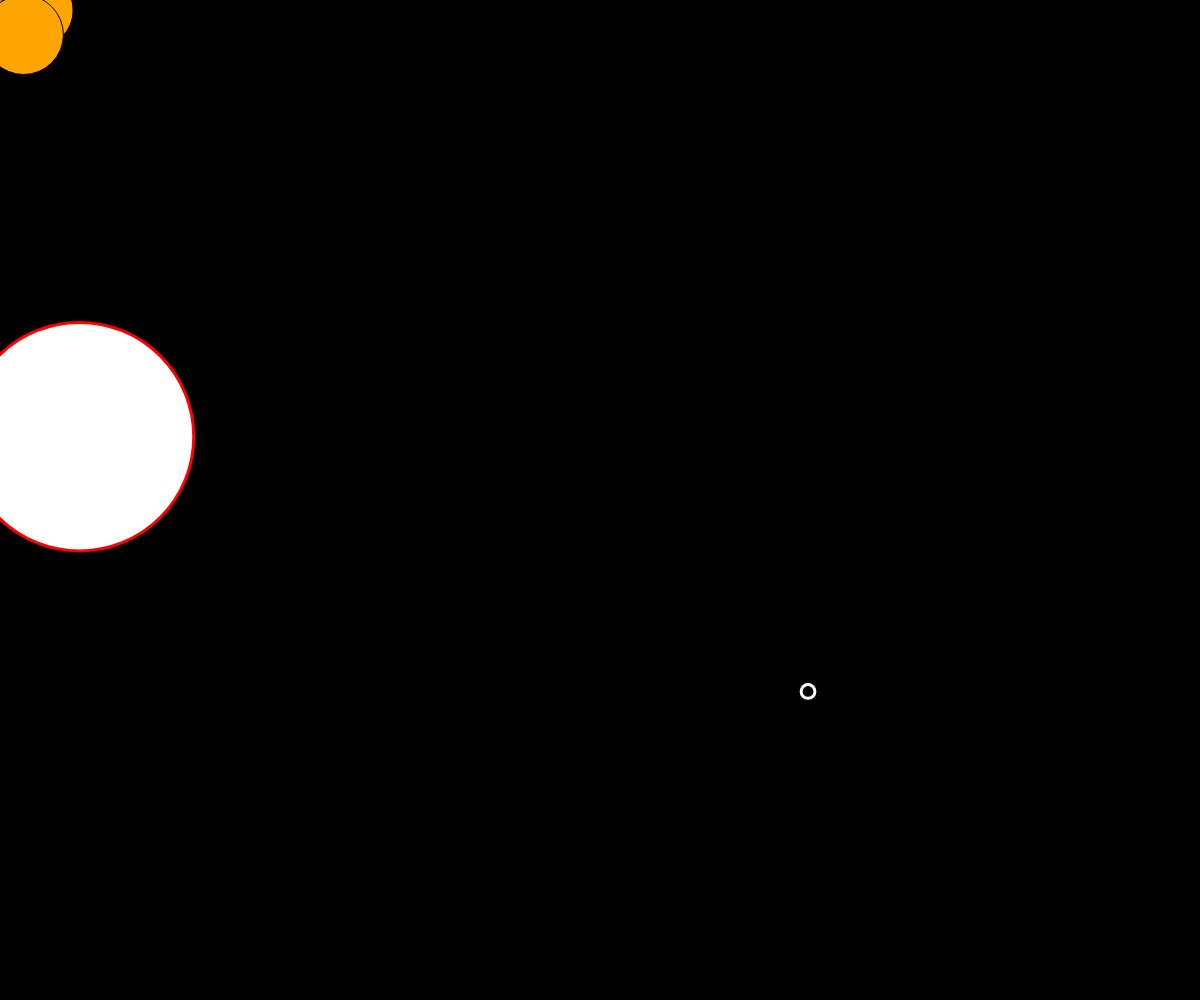
Frame 1 (no input)
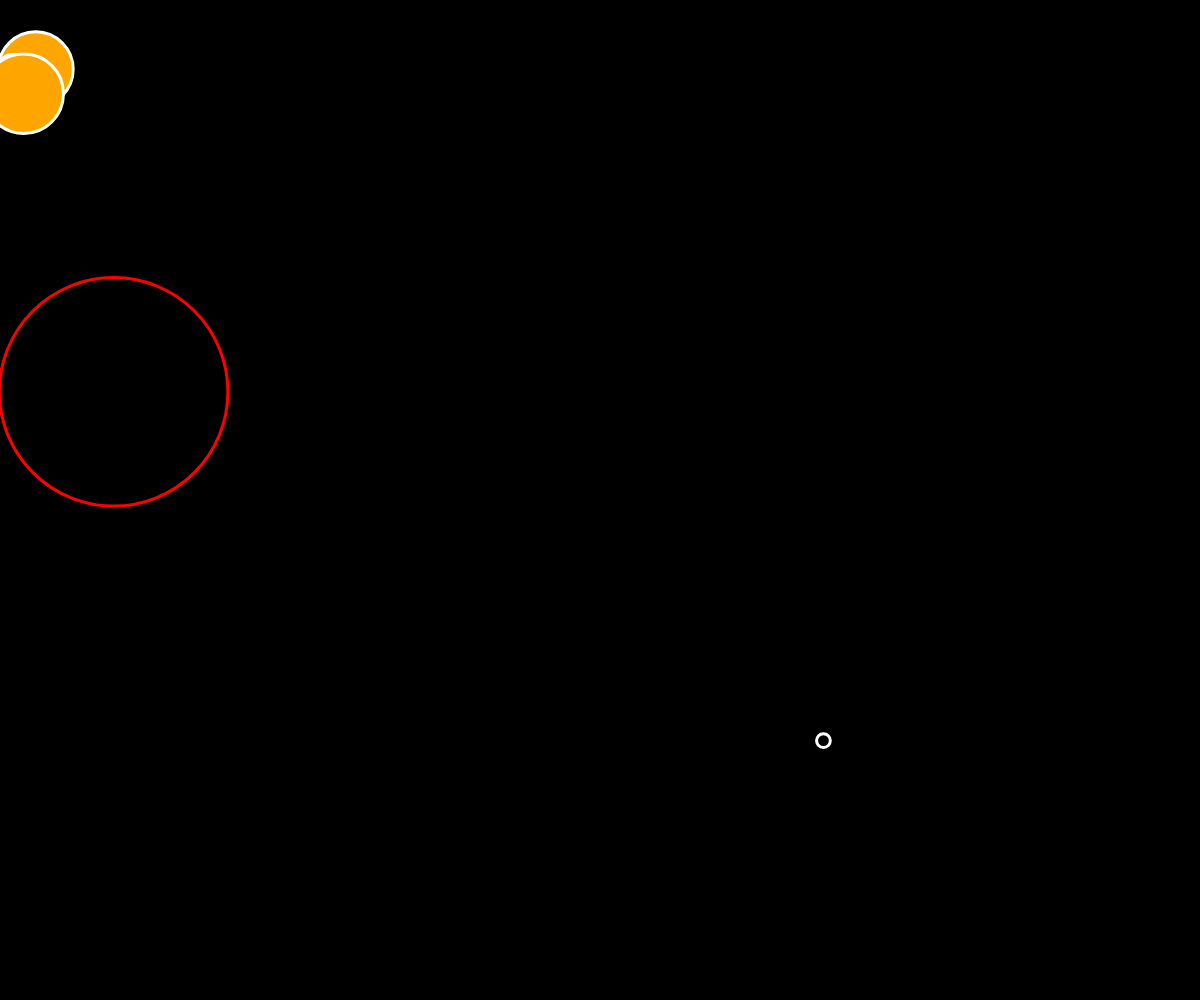
Frame 60 (no input)
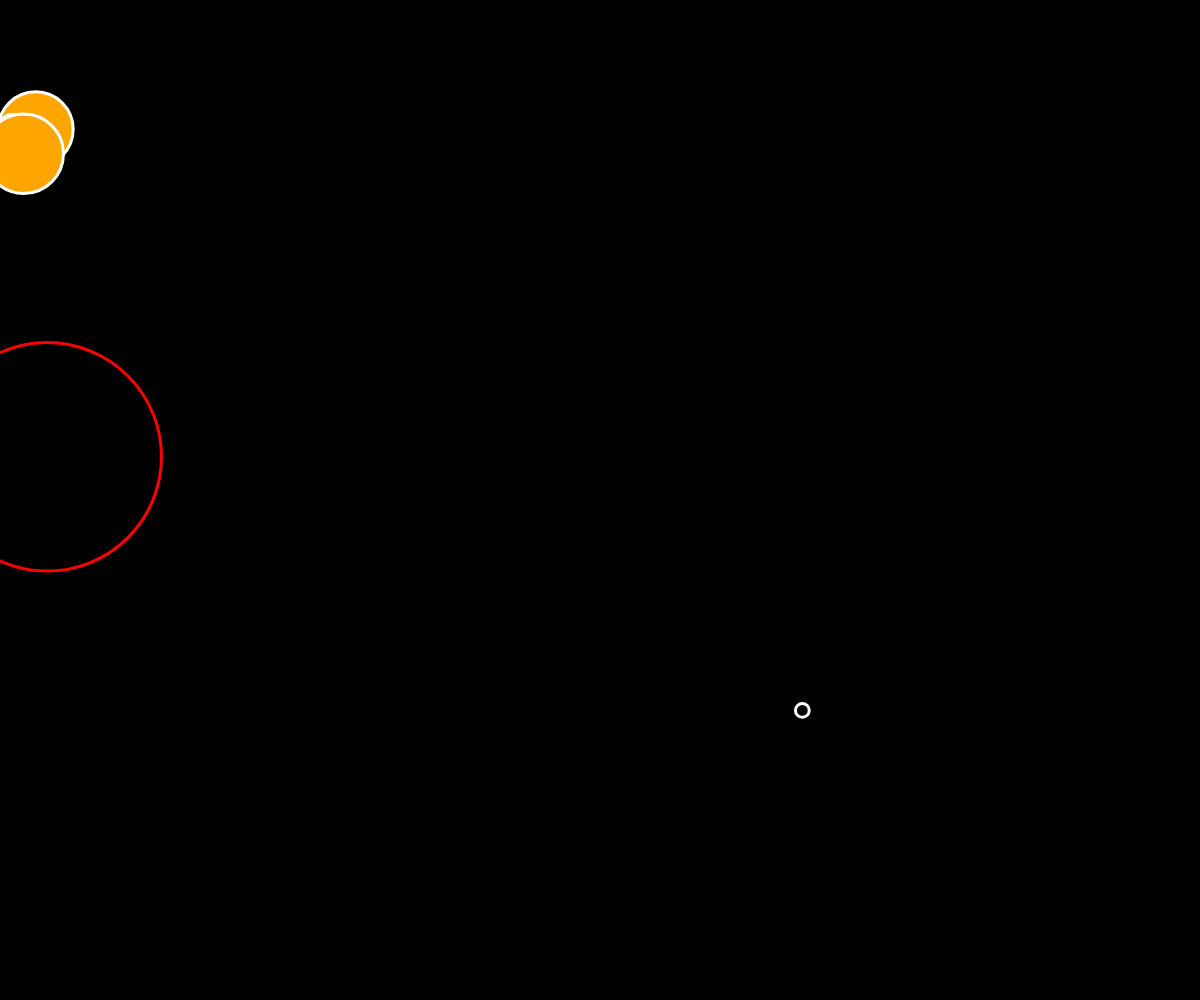
Frame 120 (the mouse pressed at the canvas centre since frame 60)

The p5.js sketch that drew these frames (run headless with seeded random() and noise() and a simulated clock; from frame 60 on, the mouse is pressed at the canvas centre):

// p5.js sketch
// ── sketch.js
//call setup function createCanvas widthxheight pixels
//definte star
let stars = [];
// let starX = 1
// let starY = 1
let redStar = [];
let redNumber = 1
let starNumber = 1
let fallSpeed = 1
let fruitX = 50
let fruitY = 50
let fruitZ = 20
let fruit = []
let fruitNumber = 4

function mousePressed(){
  for (let i = 0; i < redNumber; i++){
if (redStar[i].clicked()) {
  redStar.splice(i, 1);
  i--;
}
}
}

function setup(){
createCanvas(windowWidth, windowHeight);
for (let i = 0; i < fruitNumber; i++){
let fruitX = random(50)
let fruitY = random(50)
let fruitZ = random(50)
fruit[i] = new Fruit(fruitX, fruitY, fruitZ);
}
for (let i = 0; i < redNumber; i++){
let x2 = random(width);
let y2 = random(height);
let z2 = random(150);
let rStar = new RedStar(x2, y2, z2);
redStar.push(rStar);
}
for (let i = 0; i < starNumber; i++){
  let x = random(width);
  let y = random(height);
  let z = random(100);
  stars[i] = new Star(x, y, z);
}
//star1 = new Star(100, 200, 50);
//star2 = new Star(200, 100, 100);
//str = new STR(100, 100);
//str1 = new STR(200, 200);
}

function draw(){
  background(0);
  for (let i = 0; i < fruit.length; i++){
  fruit[i].show();
  fruit[i].fall(1);
}
  for (let i = 0; i < redStar.length; i++){
redStar[i].move();
redStar[i].show();
}
for (let i = 0; i < stars.length; i++){
  stars[i].move();
  stars[i].show();
}
}

//create redStar class ClassName {
class RedStar {
  constructor(x2, y2, z2) {
    this.x = x2
    this.y = y2
    this.z = z2
  }

  //function to enable random movement of object 10 pixels up or down x and  y
  move(){
  this.x = this.x + random( -10, 10 );
  this.y = this.y + random( -10, 10 );
}

//function to check distance from center of circle to mouse pointer, if it is less than the radius of the circle 'this.z' then the pointer is in side the circle and the message is sent to conosle.log
  clicked(){
    let d = dist(mouseX, mouseY, this.x, this.y);
    if ( d < this.z ) {
    return true;
  } else {
    return false;
  }
}
collision(){
  let d2 = dist(redStar[i].x, redStar[i].y, stars[i].x, stars[i].y);
  if ((redStar[i].r + stars[i].r) < d2){
    stars.splice(i, 1);
    i--;
  }
}
  show(){
  stroke("Red");
  strokeWeight(3);
  ellipse(this.x, this.y, this.z*2);
  }
}

//create "Star" class

class Star {
  //constructor function
  constructor(x, y, z){
    this.x = x
    this.y = y
    this.z = z
}

move(){
this.x = this.x + random( -10, 10 );
this.y = this.y + random( -10, 10 );
}

collision(){
  let d2 = dist(redStar[i].x, redStar[i].y, stars[i].x, stars[i].y);
  if ((redStar[i].r + stars[i].r) < d2){
    stars.splice(i, 1);
    i--;
  }
}
// clicked(){
//   let d = dist(mouseX, mouseY, this.x, this.y);
//   if ( d < this.z ) {
//     console.log("CLICKED ON CIRCLE");
//   }
// }

show(){
stroke(255);
strokeWeight(3);
noFill();
ellipse(this.x, this.y, this.z*2);
}
}

class Fruit {
  constructor(fruitX, fruitY, fruitZ){
    this.x = fruitX
    this.y = fruitY
    this.z = fruitZ
  }
  fall(fallSpeed){
this.y = this.y + fallSpeed
  }
    show(){
      push();
    fill("Orange");
    ellipse(this.x, this.y, this.z*2);
    pop();
  }
}

//              /\
//             |||
//             \\
//            |||
//            \/
// class STR {
//   constructor(starX, starY){
//     this.x = starX
//     this.y = starY
//   }
//
//   star(){
//     line(this.x, this.y, this.x, this.y - 30);
//     line(this.x + 10, this.y, this.x + 10, this.y - 30);
//     line(this.x + 20, this.y, this.x + 20, this.y - 30);
//     line(this.x, this.y - 40, this.x, this.y - 70);
//     line(this.x +10, this.y - 40, this.x +10, this.y - 70);
//     line(this.x + 20, this.y - 40, this.x + 20, this.y - 70);
//     line(this.x, this.y, this.x + 10, this.y + 10);
//     line(this.x +10, this.y +10, this.x +20, this.y);
//     line(this.x , this.y - 30, this.x + 10, this.y - 40);
//     line(this.x + 10, this.y - 30, this.x + 20, this.y - 40);
//     line(this.x, this.y - 40, this.x + 5, this.y - 35);
//     line(this.x + 15, this.y - 35, this.x +20, this.y - 30);
//     line(this.x, this.y - 70, this.x + 10, this.y - 80);
//     line(this.x + 10, this.y - 80, this.x + 20, this.y - 70);
//   }
// }
